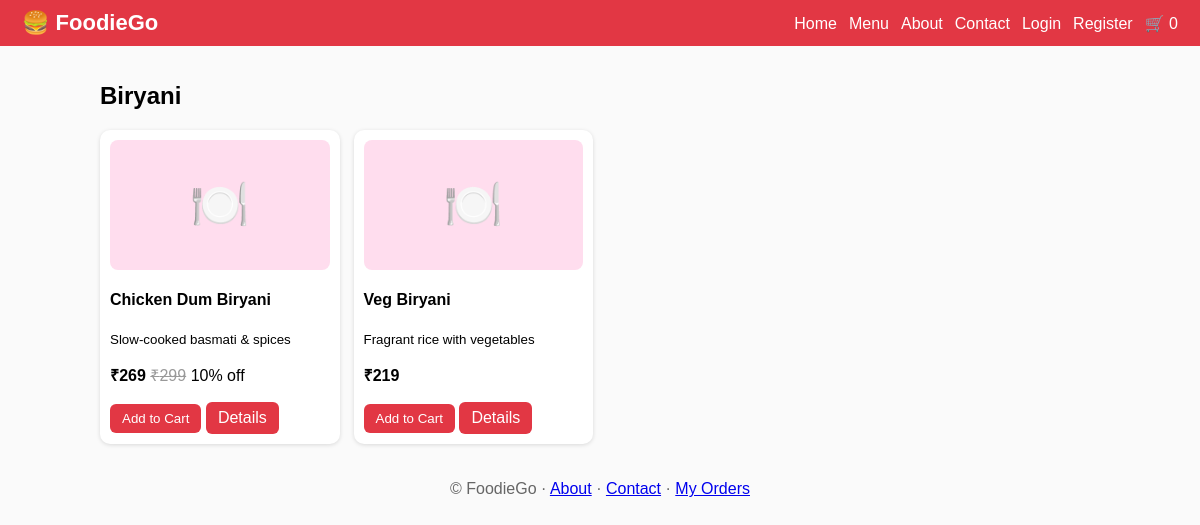
The page /products.php?cat=3 on the database its author committed.
### tables this page shows
CREATE TABLE categories(id INT AUTO_INCREMENT PRIMARY KEY,name VARCHAR(100),image VARCHAR(255),description TEXT,status TINYINT DEFAULT 1);

CREATE TABLE products(id INT AUTO_INCREMENT PRIMARY KEY,category_id INT,name VARCHAR(150),image VARCHAR(255),price DECIMAL(10,2),discount DECIMAL(5,2) DEFAULT 0,description TEXT,stock INT DEFAULT 0,status TINYINT DEFAULT 1,featured TINYINT DEFAULT 0,created_at TIMESTAMP DEFAULT CURRENT_TIMESTAMP);

### inc.php (the view, shortened to what this page needs)
<?php
function e($s){return htmlspecialchars($s??'');}
function q($sql,$t='',...$p){$s=$GLOBALS['db']->prepare($sql);if($t)$s->bind_param($t,...$p);$s->execute();return $s;}
function rows($sql,$t='',...$p){return q($sql,$t,...$p)->get_result()->fetch_all(MYSQLI_ASSOC);}
function row($sql,$t='',...$p){return rows($sql,$t,...$p)[0]??null;}
function price($p){return round($p['price']*(1-$p['discount']/100),2);}
function img($f){return $f?"<img src='".(defined('P')?P:'')."uploads/".e($f)."'>":"<div class=ph>🍽️</div>";}
function card($p){return "<div class=card>".img($p['image'])."<h4>".e($p['name'])."</h4><small>".e(substr($p['description'],0,60))."</small><p><b>₹".number_format(price($p))."</b> ".($p['discount']>0?"<span class=old>₹".number_format($p['price'])."</span> ".(float)$p['discount']."% off":'')."</p><form method=post action=cart.php><input type=hidden name=add value={$p['id']}><button>Add to Cart</button> <a class=btn href='product.php?id={$p['id']}'>Details</a></form></div>";}
function head($t){$c=array_sum($_SESSION['cart']??[]);echo"<!doctype html><meta name=viewport content='width=device-width,initial-scale=1'><title>".e($t)." - FoodieGo</title><style>".CSS."</style><header><a class=logo href=index.php>🍔 FoodieGo</a><nav><a href=index.php>Home</a><a href=categories.php>Menu</a><a href=about.php>About</a><a href=contact.php>Contact</a>".(isset($_SESSION['uid'])?"<a href=profile.php>Profile</a><a href=orders.php>Orders</a><a href=logout.php>Logout</a>":"<a href=login.php>Login</a><a href=register.php>Register</a>")."<a href=cart.php>🛒 $c</a></nav></header><main>";}
function foot(){echo"</main><footer>© FoodieGo · <a href=about.php>About</a> · <a href=contact.php>Contact</a> · <a href=orders.php>My Orders</a></footer>";}

### products.php
<?php require'inc.php';head('Dishes');$id=(int)($_GET['cat']??0);$c=row("SELECT * FROM categories WHERE id=?",'i',$id);
echo"<h2>".e($c['name']??'Category not found')."</h2><div class=grid>";
foreach(rows("SELECT * FROM products WHERE category_id=? AND status=1",'i',$id) as $p)echo card($p);echo"</div>";foot();

### rows shown on the page
categories: name "Biryani"
products: name "Chicken Dum Biryani", description "Slow-cooked basmati & spices", price($p) "269", price "299", discount "10"
products: name "Veg Biryani", description "Fragrant rice with vegetables", price($p) "219"

### other values the page prints
$c "0"
